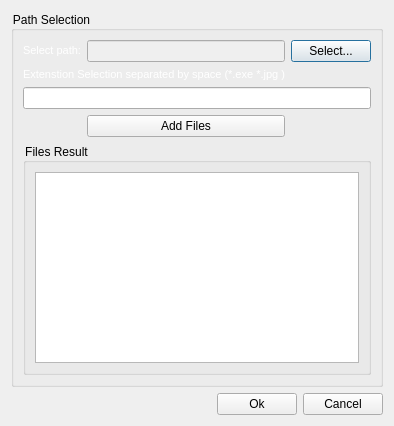
<?xml version="1.0" encoding="UTF-8"?>
<ui version="4.0">
 <class>AdvancedShredDialog</class>
 <widget class="QDialog" name="AdvancedShredDialog">
  <property name="geometry">
   <rect>
    <x>0</x>
    <y>0</y>
    <width>389</width>
    <height>426</height>
   </rect>
  </property>
  <property name="windowTitle">
   <string>Dialog</string>
  </property>
  <layout class="QGridLayout" name="gridLayout_3">
   <item row="0" column="0" colspan="3">
    <widget class="QGroupBox" name="groupBox">
     <property name="styleSheet">
      <string notr="true">color: rgb(0, 0, 0);</string>
     </property>
     <property name="title">
      <string>Path Selection</string>
     </property>
     <property name="flat">
      <bool>true</bool>
     </property>
     <layout class="QGridLayout" name="gridLayout">
      <item row="0" column="0">
       <widget class="QLabel" name="label">
        <property name="text">
         <string>&lt;!DOCTYPE HTML PUBLIC &quot;-//W3C//DTD HTML 4.0//EN&quot; &quot;http://www.w3.org/TR/REC-html40/strict.dtd&quot;&gt;
&lt;html&gt;&lt;head&gt;&lt;meta name=&quot;qrichtext&quot; content=&quot;1&quot; /&gt;&lt;style type=&quot;text/css&quot;&gt;
p, li { white-space: pre-wrap; }
&lt;/style&gt;&lt;/head&gt;&lt;body style=&quot; font-family:'MS Shell Dlg 2'; font-size:8.25pt; font-weight:400; font-style:normal;&quot;&gt;
&lt;p style=&quot; margin-top:0px; margin-bottom:0px; margin-left:0px; margin-right:0px; -qt-block-indent:0; text-indent:0px;&quot;&gt;&lt;span style=&quot; font-size:8pt; color:#ffffff;&quot;&gt;Select path:&lt;/span&gt;&lt;/p&gt;&lt;/body&gt;&lt;/html&gt;</string>
        </property>
       </widget>
      </item>
      <item row="0" column="1">
       <widget class="QLineEdit" name="pathEdit">
        <property name="enabled">
         <bool>false</bool>
        </property>
       </widget>
      </item>
      <item row="0" column="2">
       <widget class="QPushButton" name="selectFilesButton">
        <property name="text">
         <string>Select...</string>
        </property>
        <property name="icon">
         <iconset resource="reseorceFiles.qrc">
          <normaloff>:/images/find.png</normaloff>:/images/find.png</iconset>
        </property>
       </widget>
      </item>
      <item row="1" column="0" colspan="2">
       <widget class="QLabel" name="label_2">
        <property name="text">
         <string>&lt;!DOCTYPE HTML PUBLIC &quot;-//W3C//DTD HTML 4.0//EN&quot; &quot;http://www.w3.org/TR/REC-html40/strict.dtd&quot;&gt;
&lt;html&gt;&lt;head&gt;&lt;meta name=&quot;qrichtext&quot; content=&quot;1&quot; /&gt;&lt;style type=&quot;text/css&quot;&gt;
p, li { white-space: pre-wrap; }
&lt;/style&gt;&lt;/head&gt;&lt;body style=&quot; font-family:'MS Shell Dlg 2'; font-size:8.25pt; font-weight:400; font-style:normal;&quot;&gt;
&lt;p style=&quot; margin-top:0px; margin-bottom:0px; margin-left:0px; margin-right:0px; -qt-block-indent:0; text-indent:0px;&quot;&gt;&lt;span style=&quot; font-size:8pt; color:#ffffff;&quot;&gt;Extenstion Selection separated by space (*.exe *.jpg )&lt;/span&gt;&lt;/p&gt;&lt;/body&gt;&lt;/html&gt;</string>
        </property>
       </widget>
      </item>
      <item row="2" column="0" colspan="3">
       <widget class="QLineEdit" name="extensionEdit"/>
      </item>
      <item row="3" column="1">
       <widget class="QPushButton" name="addFilesButton">
        <property name="text">
         <string>Add Files</string>
        </property>
        <property name="icon">
         <iconset resource="reseorceFiles.qrc">
          <normaloff>:/images/add.png</normaloff>:/images/add.png</iconset>
        </property>
       </widget>
      </item>
      <item row="4" column="0" colspan="3">
       <widget class="QGroupBox" name="groupBox_2">
        <property name="styleSheet">
         <string notr="true">color: rgb(0, 0, 0);
</string>
        </property>
        <property name="title">
         <string>Files Result</string>
        </property>
        <property name="flat">
         <bool>true</bool>
        </property>
        <layout class="QGridLayout" name="gridLayout_2">
         <item row="0" column="0">
          <widget class="QListWidget" name="filesResultList">
           <property name="enabled">
            <bool>true</bool>
           </property>
          </widget>
         </item>
        </layout>
       </widget>
      </item>
     </layout>
    </widget>
   </item>
   <item row="1" column="0">
    <spacer name="horizontalSpacer">
     <property name="orientation">
      <enum>Qt::Horizontal</enum>
     </property>
     <property name="sizeHint" stdset="0">
      <size>
       <width>200</width>
       <height>20</height>
      </size>
     </property>
    </spacer>
   </item>
   <item row="1" column="1">
    <widget class="QPushButton" name="okButton">
     <property name="text">
      <string>Ok</string>
     </property>
     <property name="icon">
      <iconset resource="reseorceFiles.qrc">
       <normaloff>:/images/ok.png</normaloff>:/images/ok.png</iconset>
     </property>
    </widget>
   </item>
   <item row="1" column="2">
    <widget class="QPushButton" name="cancelButton">
     <property name="text">
      <string>Cancel</string>
     </property>
     <property name="icon">
      <iconset resource="reseorceFiles.qrc">
       <normaloff>:/images/cancel.png</normaloff>:/images/cancel.png</iconset>
     </property>
    </widget>
   </item>
  </layout>
 </widget>
 <resources>
  <include location="reseorceFiles.qrc"/>
 </resources>
 <connections/>
</ui>
